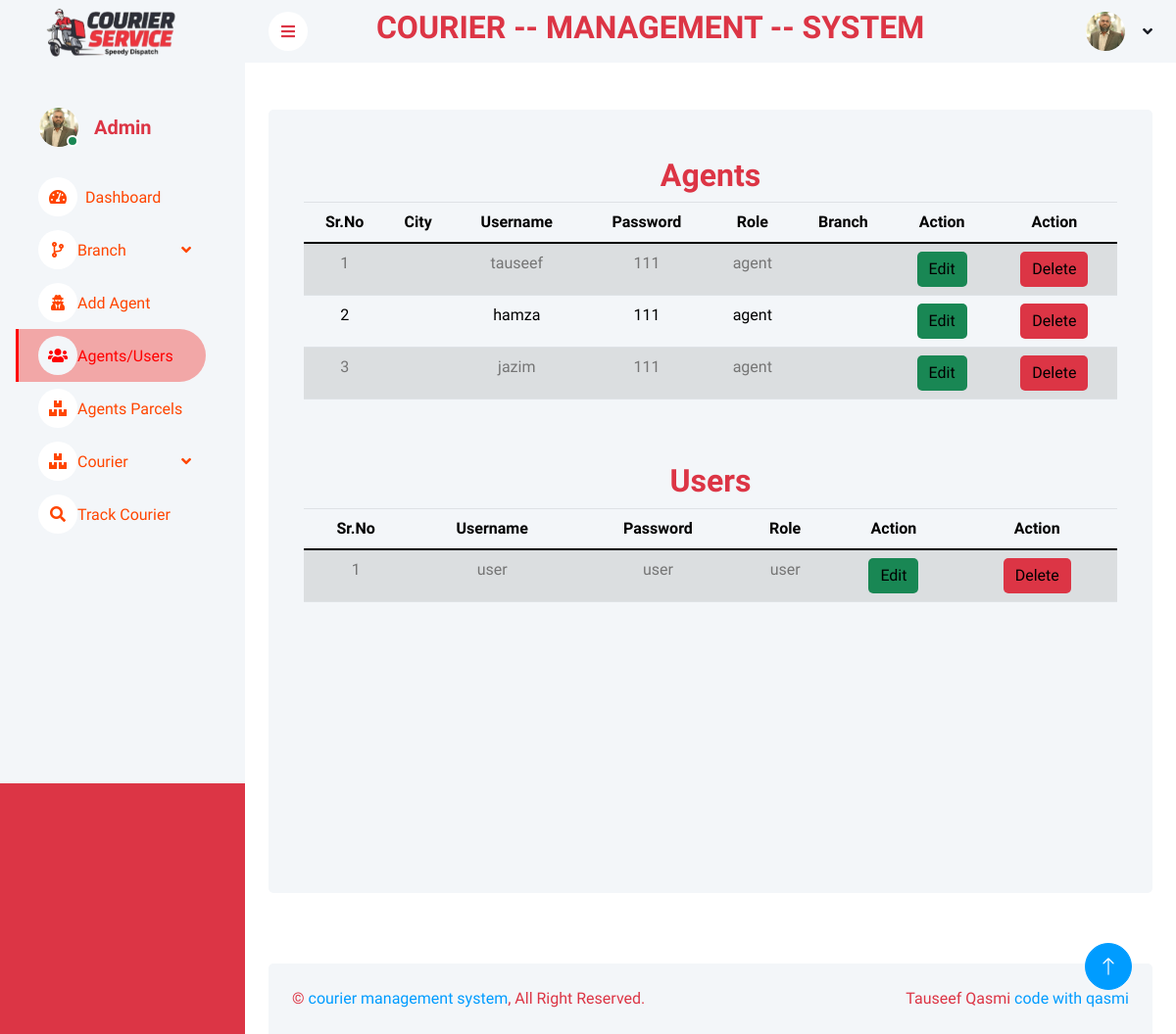
The app's page /user.php, older data.
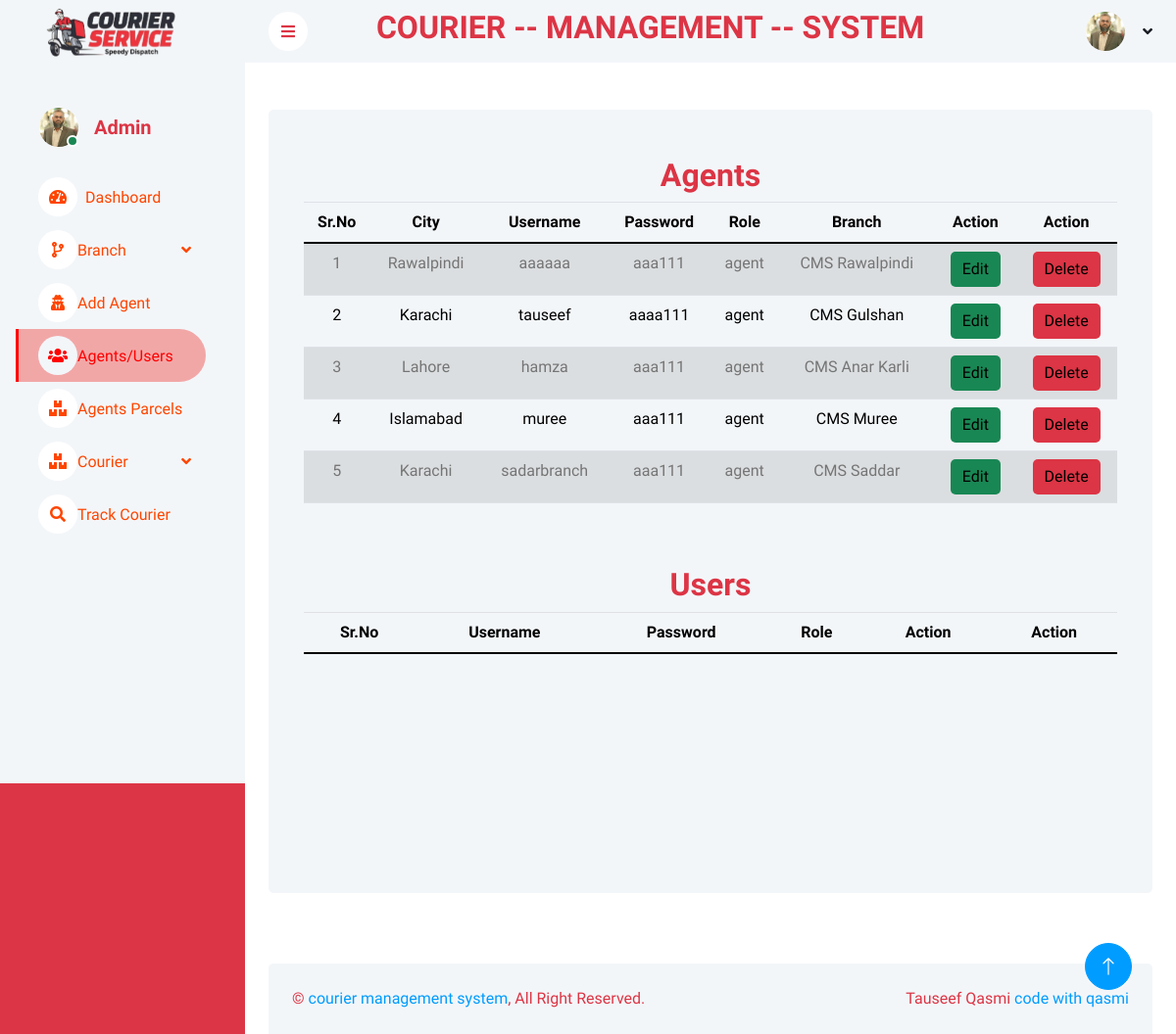
The same page, newer data.
### tables this page shows
CREATE TABLE `users` (
  `id` int(11) NOT NULL,
  `uemail` varchar(30) NOT NULL,
  `uname` varchar(20) NOT NULL,
  `upwd` varchar(10) NOT NULL,
  `role` varchar(20) NOT NULL,
  `branch_name` varchar(50) NOT NULL,
  `branch_city` varchar(20) NOT NULL,
  `added_date` datetime NOT NULL,
  `password_reset_token` varchar(500) NOT NULL
);

### user.php (the view, shortened to what this page needs)
<?php
include("connection.php");
?>
<?php
include("header.php");
?>
<div class="container">
    <div class="row vh-100 bg-light rounded justify-content-center mx-0 m-5">
        <div class="col-md-12 text-center">
            <div class="container mt-3">
                <h2 class="text-danger mt-5 ">Agents</h2>
                <div class="table-responsive">
                    <table class="table table-striped">
                        <thead>
                            <tr>
                                <th>Sr.No</th>
                                <th>City</th>
                                <th>Username</th>
                                <th>Password</th>
                                <th>Role</th>
                                <th>Branch</th>
                                <th>Action</th>
                                <th>Action</th>
                            </tr>
                        </thead>
                        <tbody>
                            <?php
                            $sql = "SELECT * FROM users WHERE role = 'agent'";
                            $stmt = $conn->prepare($sql);
                            $stmt->execute();
                            $result = $stmt->fetchAll(PDO::FETCH_ASSOC);
                            $i = 1;
                            foreach ($result as $data) { ?>
                                <tr>
                                    <td><?php echo $i; ?></td>
                                    <td><?php echo $data['branch_city']; ?></td>
                                    <td><?php echo $data['uname']; ?></td>
                                    <td><?php echo $data['upwd']; ?></td>
                                    <td><?php echo $data['role']; ?></td>
                                    <td><?php echo $data['branch_name']; ?></td>
                                    <td>
                                        <button class="btn btn-success border-0">
                                            <a href="editRole.php?id=<?php echo $data['id']; ?>" style="text-decoration: none; color: black;">
                                                Edit
                                            </a>
                                        </button>
                                    </td>
                                    <td>
                                        <button class="btn btn-danger border-0">
                                            <a onclick="return confirm('Are you sure you want to delete?')" href="deleteRole.php?id=<?php echo $data['id']; ?>" style="text-decoration: none; color: black;"> Delete
                                            </a>
                                        </button>
                                    </td>
                                </tr>
                            <?php $i++;
                            } ?>
                        </tbody>
                    </table>
                </div>
                <h2 class="text-danger mt-5">Users</h2>
                <div class="table-responsive">
                    <table class="table table-striped">
                        <thead>
                            <tr>
                                <th>Sr.No</th>
                                <th>Username</th>
                                <th>Password</th>
                                <th>Role</th>
                                <th>Action</th>
                                <th>Action</th>
                            </tr>
                        </thead>
                        <tbody>
                            <?php
                            $sql = "SELECT * FROM users WHERE role = 'user'";
                            $stmt = $conn->prepare($sql);
                            $stmt->execute();
                            $result = $stmt->fetchAll(PDO::FETCH_ASSOC);
                            $i = 1;
                            foreach ($result as $data) { ?>
                                <tr>
                                    <td><?php echo $i; ?></td>
                                    <td><?php echo $data['uname']; ?></td>
                                    <td><?php echo $data['upwd']; ?></td>
                                    <td><?php echo $data['role']; ?></td>
                                    <td>
                                        <button class="btn btn-success border-0">
                                            <a href="editRole.php?id=<?php echo $data['id']; ?>" style="text-decoration: none; color: black;">
                                                Edit
                                            </a>
                                        </button>
                                    </td>
                                    <td>
                                        <button class="btn btn-danger border-0">
                                            <a onclick="return confirm('Are you sure you want to delete?')" href="deleteRole.php?id=<?php echo $data['id']; ?>" style="text-decoration: none; color: black;"> Delete
                                            </a>
                                        </button>
                                    </td>
                                </tr>
                            <?php $i++;
                            } ?>
                        </tbody>
                    </table>
                </div>
            </div>
        </div>
    </div>
</div>
<?php
include("footer.php");
?>

### header.php (shortened to what this page needs)
<!DOCTYPE html>
<html lang="en">
<head>
    <link rel="stylesheet" href="path/to/font-awesome/css/font-awesome.min.css">
    <link href="https://cdn.jsdelivr.net/npm/bootstrap@5.3.1/dist/css/bootstrap.min.css" rel="stylesheet">
    <link rel="stylesheet" href="https://cdn.jsdelivr.net/npm/bootstrap@4.3.1/dist/css/bootstrap.min.css">
    <link href="https://cdn.jsdelivr.net/npm/bootstrap@5.3.1/dist/css/bootstrap.min.css" rel="stylesheet">
    <link rel="stylesheet" href="https://cdn.jsdelivr.net/npm/bootstrap@4.3.1/dist/css/bootstrap.min.css">
    <link href="https://cdnjs.cloudflare.com/ajax/libs/font-awesome/5.10.0/css/all.min.css" rel="stylesheet">
    <link href="https://cdn.jsdelivr.net/npm/bootstrap-icons@1.4.1/font/bootstrap-icons.css" rel="stylesheet">
    <link href="lib/owlcarousel/assets/owl.carousel.min.css" rel="stylesheet">
    <link href="lib/tempusdominus/css/tempusdominus-bootstrap-4.min.css" rel="stylesheet" />
    <link href="css/bootstrap.min.css" rel="stylesheet">
    <link href="css/style.css" rel="stylesheet">
</head>
<body>
    <div class="container-xxl position-relative bg-danger d-flex p-0" style="background-color: yellow;">
        <div class="sidebar pe-4 pb-3">
            <nav class="navbar bg-light navbar-light">
                <a href="" class="navbar-brand mx-4 mb-3">
                    <img src="img/logo.png" alt="" class="logo" style="width: 150px; margin-top:-30px">
                </a>
                <div class="d-flex align-items-center ms-4 mb-4">
                    <div class="position-relative">
                        <img class="rounded-circle" src="img/user.jpg" alt="" style="width: 40px; height: 40px;">
                        <div class="bg-success rounded-circle border border-2 border-white position-absolute end-0 bottom-0 p-1"></div>
                    </div>
                    <div class="ms-3">
                        <h5 class="mb-0 text-danger">Admin</h5>
                    </div>
                </div>
                <div class="navbar-nav w-100">
                    <a href="dashboard.php" class="nav-item nav-link <?php if (basename($_SERVER['PHP_SELF']) == 'dashboard.php') echo 'active'; ?>"> <i class="fa fa-tachometer-alt me-2"></i>Dashboard</a>
                    <div class="nav-item dropdown">
                        <a href="#" class="nav-link dropdown-toggle <?php if (basename($_SERVER['PHP_SELF']) == 'addbranch.php' || basename($_SERVER['PHP_SELF']) == 'viewBranch.php' || basename($_SERVER['PHP_SELF']) == 'branchAgent.php' || basename($_SERVER['PHP_SELF']) == 'addCity.php')  echo 'active'; ?>" data-bs-toggle="dropdown"><i class="fa fa-code-branch"></i>Branch</a>
                    </div>
                    <a href="agentRegister.php" class="nav-item nav-link <?php if (basename($_SERVER['PHP_SELF']) == 'agentRegister.php') echo 'active'; ?>"><i class="fa fa-user-secret"></i></i>Add Agent</a>
                    <a href="user.php" class="nav-item nav-link <?php if (basename($_SERVER['PHP_SELF']) == 'user.php') echo 'active'; ?>"><i class="fa fa-users"></i></i>Agents/Users</a>
                    <a href="getAgentDetail.php" class="nav-item nav-link <?php if (basename($_SERVER['PHP_SELF']) == 'getAgentDetail.php') echo 'active'; ?>"><i class="fa fa-boxes"></i></i>Agents Parcels</a>
                    <div class="nav-item dropdown">
                        <a href="#" class="nav-link dropdown-toggle <?php if (basename($_SERVER['PHP_SELF']) == 'addCourier.php' || basename($_SERVER['PHP_SELF']) == 'parcelslist.php') echo 'active'; ?>" data-bs-toggle="dropdown"><i class="fa fa-boxes"></i>Courier</a>
                    </div>
                    <a href="trackAdmin.php" class="nav-item nav-link <?php if (basename($_SERVER['PHP_SELF']) == 'trackAdmin.php') echo 'active'; ?>"><i class="fa fa-search"></i>Track Courier</a>
                </div>
            </nav>
        </div>
        <div class="content">
            <nav class="navbar navbar-expand bg-light navbar-light sticky-top px-4 py-0">
                <a href="#" class="sidebar-toggler flex-shrink-0">
                    <i class="fa fa-bars text-danger"></i>
                </a>
                <div class=" mx-auto">
                    <h2 class="text-danger text-center" style="text-align: center;"> COURIER -- MANAGEMENT -- SYSTEM</h2>
                </div>
                <div class="navbar-nav align-items-center ms-auto">
                    <div class="nav-item dropdown">
                        <a href="#" class="nav-link dropdown-toggle" data-bs-toggle="dropdown">
                            <img class="rounded-circle me-lg-2" src="img/user.jpg" alt="" style="width: 40px; height: 40px;">
                        </a>
                    </div>
                </div>
            </nav>

### footer.php (shortened to what this page needs)
 <div class="container-fluid pt-4 px-4">
                <div class="bg-light rounded-top p-4">
                    <div class="row">
                        <div class="col-12 col-sm-6 text-center text-sm-start text-danger">
                            &copy; <a href="#">courier management system</a>, All Right Reserved.
                        </div>
                        <div class="col-12 col-sm-6 text-center text-sm-end text-danger">
                            Tauseef Qasmi <a href="">code with qasmi</a>
                        </div>
                    </div>
                </div>
            </div>
        </div>
        <a href="#" class="btn btn-lg btn-primary btn-lg-square back-to-top"><i class="bi bi-arrow-up"></i></a>
    </div>
</body>
</html>

### css/style.css (style rules this page uses)
:root { --primary: red; --light: #F3F6F9; --dark: #191C24; }
.back-to-top { position: fixed; display: none; right: 45px; bottom: 45px; z-index: 99; }
.btn { transition: .5s; }
.btn.btn-primary { color: #FFFFFF; }
.btn-lg-square { width: 48px; height: 48px; }
.btn-square, .btn-sm-square, .btn-lg-square { padding: 0; display: inline-flex; align-items: center; justify-content: center; font-weight: normal; border-radius: 50px; }
.sidebar { position: fixed; top: 0; left: 0; bottom: 0; width: 250px; height: 100vh; overflow-y: auto; background: var(--light); transition: 0.5s; z-index: 999; }
.content { margin-left: 250px; min-height: 100vh; background: #FFFFFF; transition: 0.5s; }
@media (min-width: 992px) { .sidebar { margin-left: 0; } }
@media (min-width: 992px) { .content { width: calc(100% - 250px); } }
.sidebar .navbar .navbar-nav .nav-link { padding: 7px 20px; color: orangered; font-weight: 500; border-left: 3px solid var(--light); border-radius: 0 30px 30px 0; outline: none; }
.sidebar .navbar .navbar-nav .nav-link:hover, .sidebar .navbar .navbar-nav .nav-link.active { color: var(--primary); background: rgb(242, 167, 167); border-color: var(--primary); }
.sidebar .navbar .navbar-nav .nav-link i { width: 40px; height: 40px; display: inline-flex; align-items: center; justify-content: center; background: #FFFFFF; border-radius: 40px; }
.sidebar .navbar .navbar-nav .nav-link:hover i, .sidebar .navbar .navbar-nav .nav-link.active i { background: var(--light); }
.sidebar .navbar .dropdown-toggle::after { position: absolute; top: 15px; right: 15px; border: none; content: "\f107"; font-family: "Font Awesome 5 Free"; font-weight: 900; transition: .5s; }
.content .navbar .navbar-nav .nav-link { margin-left: 25px; padding: 12px 0; color: var(--dark); outline: none; }
.content .navbar .sidebar-toggler, .content .navbar .navbar-nav .nav-link i { width: 40px; height: 40px; display: inline-flex; align-items: center; justify-content: center; background: #FFFFFF; border-radius: 40px; }
.content .navbar .dropdown-toggle::after { margin-left: 6px; vertical-align: middle; border: none; content: "\f107"; font-family: "Font Awesome 5 Free"; font-weight: 900; transition: .5s; }

### header.php (style rules this page uses)
body { background-color: red; }
.logo { animation: rotate 2s linear forwards; }

Row changes from the older to the newer data that the page shows:
removed users: uname "tauseef", upwd "111", role "agent", shown under "Agents"
removed users: uname "hamza", upwd "111", role "agent", shown under "Agents"
removed users: uname "jazim", upwd "111", role "agent", shown under "Agents"
removed users: uname "user", upwd "user", role "user", shown under "Users"
added users: branch_city "Rawalpindi", uname "aaaaaa", upwd "aaa111", role "agent", branch_name "CMS Rawalpindi", shown under "Agents"
added users: branch_city "Karachi", uname "tauseef", upwd "aaaa111", role "agent", branch_name "CMS Gulshan", shown under "Agents"
added users: branch_city "Lahore", uname "hamza", upwd "aaa111", role "agent", branch_name "CMS Anar Karli", shown under "Agents"
added users: branch_city "Islamabad", uname "muree", upwd "aaa111", role "agent", branch_name "CMS Muree", shown under "Agents"
added users: branch_city "Karachi", uname "sadarbranch", upwd "aaa111", role "agent", branch_name "CMS Saddar", shown under "Agents"
